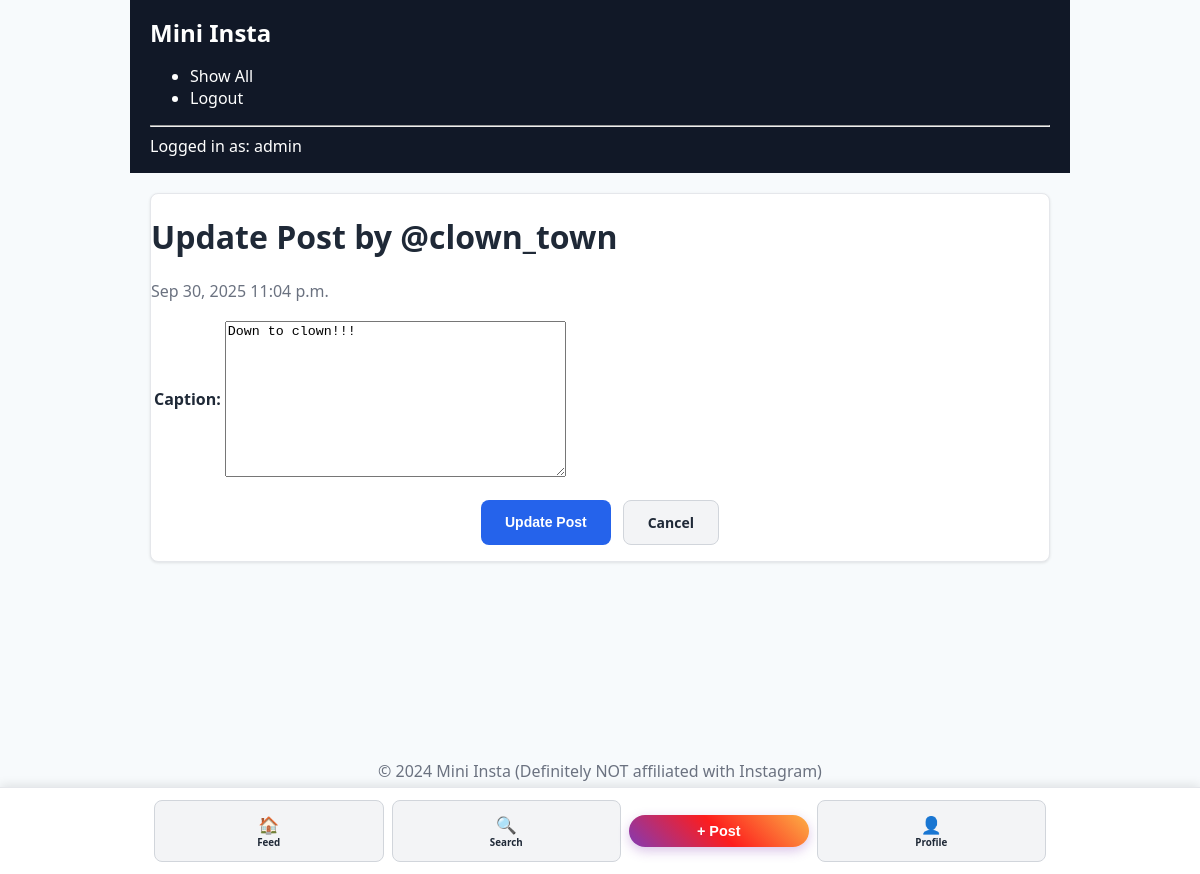
/mini_insta/post/5/update (signed in), run on the app's committed database.
### mini_insta/models.py (models this page shows, shortened)
class Post(models.Model):
    profile = models.ForeignKey(Profile, on_delete=models.CASCADE)
    timestamp = models.DateTimeField(auto_now=True)
    caption = models.TextField(blank=True)

class Profile(models.Model):
    user = models.ForeignKey(User, on_delete=models.CASCADE)
    username = models.CharField(max_length=150, blank=False)
    display_name = models.CharField(max_length=150, blank=False)
    profile_image_url = models.URLField(blank=True)
    bio_text = models.TextField(blank=True)
    join_date = models.DateTimeField(auto_now=True)

### mini_insta/views.py (the view, shortened to what this page needs)
# urls.py: path('post/<int:pk>/update', UpdatePostView.as_view(), name='update_post'),
class UpdatePostView(LoginRequiredMixin, UpdateView):
    model = Post
    form_class = UpdatePostForm
    template_name = 'mini_insta/update_post_form.html'

### mini_insta/forms.py
class UpdatePostForm(forms.ModelForm):
    class Meta:
        model = Post
        fields = ['caption']

### mini_insta/templates/mini_insta/update_post_form.html (shortened to what this page needs)
{% extends "mini_insta/base.html" %}
{% block content %}
<div class="card update_post_form">
    <h1>Update Post by @{{ object.profile.username }}</h1>
    <p style="color:#6b7280; margin-bottom: 16px;">{{ object.timestamp|date:"M j, Y g:i a" }}</p>
    <form action="{% url 'update_post' object.pk %}" method="post">
        <table>
            {{ form.as_table }}
        </table>
        <div class="form_buttons">
            <button type="submit" class="btn btn_primary">Update Post</button>
            <a href="{% url 'show_post' object.pk %}" class="btn btn_secondary">Cancel</a>
        </div>
    </form>
</div>
{% endblock %}

### mini_insta/templates/mini_insta/base.html (shortened to what this page needs)
{% load static %}
<html>
  <head>
    <link rel="stylesheet" href="{% static 'mini_insta_styles.css' %}">
  </head>
  <body>
    <div class="page-wrapper">
      <header>
        <a href="{% url 'show_all_profiles' %}">
          <h1 class="title">Mini Insta</h1>
        </a>
        <nav>
          <ul>
            <li><a href="{% url 'show_all_profiles' %}">Show All</a></li>
            {% if request.user.is_authenticated %}
              <li><a href="#" onclick="document.getElementById('logout-form').submit(); return false;">Logout</a></li>
            {% else %}
              <li><a href="{% url 'login' %}">Login</a></li>
              <li><a href="{% url 'create_profile' %}">Create Profile</a></li>
            {% endif %}
          </ul>
          <hr>
          {% if request.user.is_authenticated %}
            Logged in as: {{ request.user }}
          {% else %}
            Not logged in.
          {% endif %}
        </nav>
      </header>
      {% block content %}
      {% endblock %}
    </div>
  </body>
  <footer>
    <p style="text-align:center; color:#6b7280; margin:24px 0 12px 0;">
      &copy; 2024 Mini Insta (Definitely NOT affiliated with Instagram)
    </p>
  </footer>
  {% if request.user.is_authenticated %}
    <div style="position: fixed; bottom: 0; left: 0; right: 0; background: white; border-top: 1px solid #e5e7eb; padding: 12px 20px; box-shadow: 0 -2px 10px rgba(0,0,0,0.1); z-index: 1000;">
      <div style="display: flex; justify-content: space-between; align-items: center; max-width: 900px; margin: 0 auto;">
        <a href="{% url 'show_feed' %}" class="btn btn_secondary" style="text-decoration: none; flex: 1; text-align: center; margin: 0 4px;">
          <span style="font-size: 1.2em;">🏠</span><br>
          <span style="font-size: 0.7em;">Feed</span>
        </a>
        <a href="{% url 'search' %}" class="btn btn_secondary" style="text-decoration: none; flex: 1; text-align: center; margin: 0 4px;">
          <span style="font-size: 1.2em;">🔍</span><br>
          <span style="font-size: 0.7em;">Search</span>
        </a>
        <a href="{% url 'create_post' %}" style="flex: 1; text-align: center; margin: 0 4px;">
          <button class="nav_create_btn" style="width: 100%; padding: 8px 12px; font-size: 0.9em;">+ Post</button>
        </a>
        <a href="{% url 'my_profile' %}" class="btn btn_secondary" style="text-decoration: none; flex: 1; text-align: center; margin: 0 4px;">
          <span style="font-size: 1.2em;">👤</span><br>
          <span style="font-size: 0.7em;">Profile</span>
        </a>
      </div>
    </div>
    <div style="height: 80px;"></div>
  {% endif %}
</html>

### static/mini_insta_styles.css (style rules this page uses)
:root { --bg:#f7fafc; --fg:#1f2937; --header:#111827; --card:#ffffff; --muted:#6b7280; --accent:#2563eb; --border:#e5e7eb; --shadow:0 1px 3px rgba(0,0,0,0.1); }
body { margin:0 auto; min-height:100vh; background:var(--bg); color:var(--fg); font-family: 'Segoe UI', Tahoma, Geneva, Verdana, sans-serif; }
a { text-decoration:none; color:inherit; }
.page-wrapper { max-width:900px; width:100%; margin:0 auto; padding:20px; min-height:87vh; display:flex; flex-direction:column; }
footer { margin-top:auto; }
.card { background:var(--card); border:1px solid var(--border); border-radius:8px; box-shadow:var(--shadow); }
header { background:var(--header); color:#fff; padding:16px 20px; margin:-20px -20px 20px; }
header .title { margin:0; font-size:1.5rem; }
nav a { margin-right:12px; }
.form_buttons { display:flex; gap:12px; justify-content:center; margin-top:20px; }
.btn { padding:12px 24px; border:none; border-radius:8px; font-size:14px; font-weight:600; cursor:pointer; text-decoration:none; display:inline-block; transition:all 0.2s ease; }
.btn_primary { background:var(--accent); color:white; }
.btn_secondary { background:#f3f4f6; color:var(--fg); border:1px solid #d1d5db; }
.nav_create_btn { background:linear-gradient(45deg, #833ab4, #fd1d1d, #fcb045); color:white; padding:12px 20px; border:none; border-radius:25px; font-weight:600; cursor:pointer; box-shadow:0 4px 12px rgba(131,58,180,0.3); transition:all 0.3s ease; }

### data on the page
Post: profile.username "clown_town", timestamp "Sep 30, 2025 11:04 p.m.", caption "Down to clown!!!"

### other printed values
{{ request.user }} "admin"
